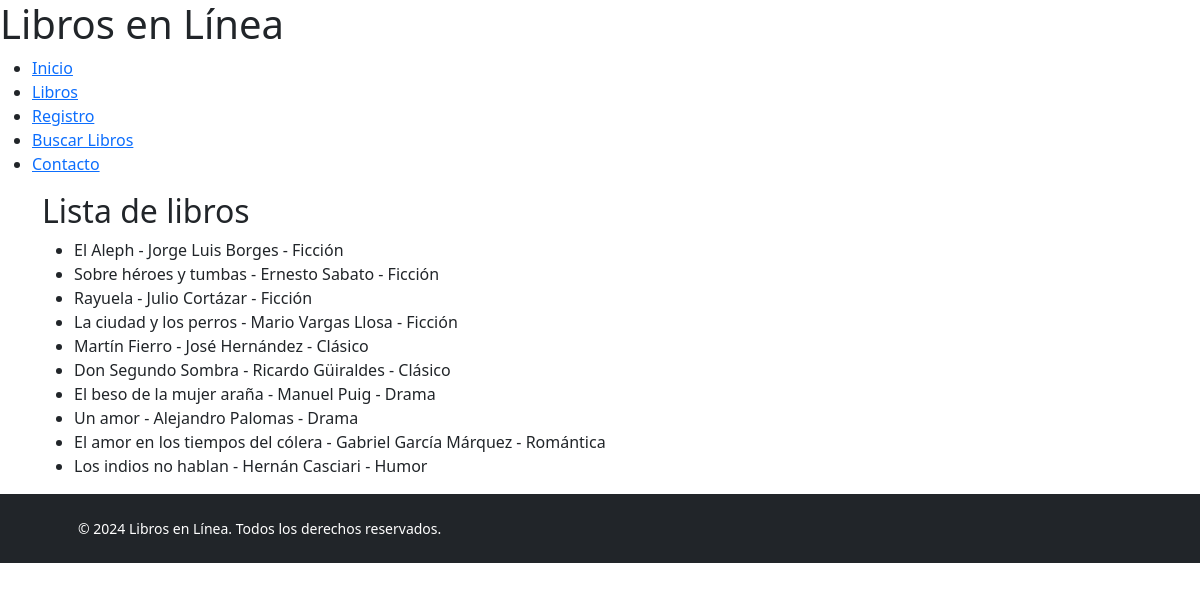
The app's page /libros/ with its own data.
### gestion_libros/models.py (models this page shows, shortened)
class Libro(models.Model):
    titulo = models.CharField(max_length=100)
    autor = models.CharField(max_length=100)
    genero = models.CharField(max_length=50)
    class Meta:
        app_label = 'gestion_libros'

### libros_online/views.py (the view)
# urls.py: path('libros/', views.lista_libros, name='libros'),
def lista_libros(request):
    libros = Libro.objects.all()
    return render(request, 'libros.html', {'libros': libros})

### gestion_libros/templates/libros.html
{% extends 'base.html' %}
{% block content %}
<div class="container">
    <h2>Lista de libros</h2>
    <ul>
        {% for libro in libros %}
            <li>{{ libro.titulo }} - {{ libro.autor }} - {{ libro.genero }}</li>
        {% endfor %}
    </ul>
</div>
{% endblock %}

### gestion_libros/templates/base.html (shortened to what this page needs)
{% load static %}
<!DOCTYPE html>
<html lang="es">
<head>
    <link rel="stylesheet" href="{% static 'css/styles.css' %}">
</head>
<body>
    <header>
        <h1>Libros en Línea</h1>
        <nav>
            <ul>
                <li><a href="{% url 'inicio' %}">Inicio</a></li>
                <li><a href="{% url 'libros' %}">Libros</a></li>
                <li><a href="{% url 'registro' %}">Registro</a></li>
                <li><a href="{% url 'buscar' %}">Buscar Libros</a></li>
                <li><a href="{% url 'contacto' %}">Contacto</a></li>
            </ul>
        </nav>
    </header>
    <main>
        {% block content %}
        {% endblock %}
    </main>
    <footer class="bg-dark py-4 mt-auto">
        <div class="container px-5">
            <div class="row align-items-center justify-content-between flex-column flex-sm-row">
                <div class="col-auto">
                    <div class="small m-0 text-white">© 2024 Libros en Línea. Todos los derechos reservados.</div>
                </div>
            </div>
        </div>
    </footer>
</body>
</html>

### records on screen
Libro: titulo "El Aleph", autor "Jorge Luis Borges", genero "Ficción"
Libro: titulo "Sobre héroes y tumbas", autor "Ernesto Sabato", genero "Ficción"
Libro: titulo "Rayuela", autor "Julio Cortázar", genero "Ficción"
Libro: titulo "La ciudad y los perros", autor "Mario Vargas Llosa", genero "Ficción"
Libro: titulo "Martín Fierro", autor "José Hernández", genero "Clásico"
Libro: titulo "Don Segundo Sombra", autor "Ricardo Güiraldes", genero "Clásico"
Libro: titulo "El beso de la mujer araña", autor "Manuel Puig", genero "Drama"
Libro: titulo "Un amor", autor "Alejandro Palomas", genero "Drama"
Libro: titulo "El amor en los tiempos del cólera", autor "Gabriel García Márquez", genero "Romántica"
Libro: titulo "Los indios no hablan", autor "Hernán Casciari", genero "Humor"
